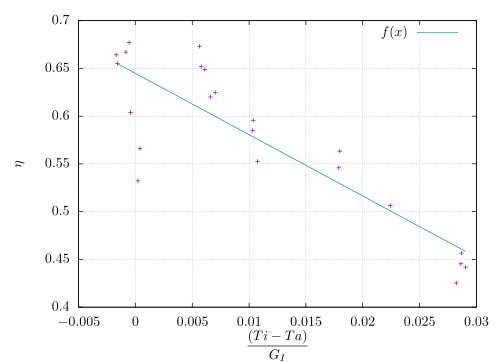

Generate this figure with gnuplot:
reset
set datafile separator ","

Cp = 4181.3 # J/(kgK)
Ac = 0.17   # m2

fy(fm,Cp,Ti,To,Ac,G)= (fm*Cp*(Ti-To))/(Ac*G)
fx(Ti,Ta,G) = (Ti-Ta)/G

f(x) = m*x+b
fit f(x) 'colector.csv' using (fx($1,$3,$4)):(fy($5/60, Cp, $2, $1,Ac,$4)) via m,b

set xlabel '$\dfrac{(Ti-Ta)}{G_I}$'
set ylabel '$\eta$'
set grid

plot 'colector.csv' using (fx($1,$3,$4)):(fy($5/60, Cp, $2, $1,Ac,$4)) notitle,\
     f(x)
